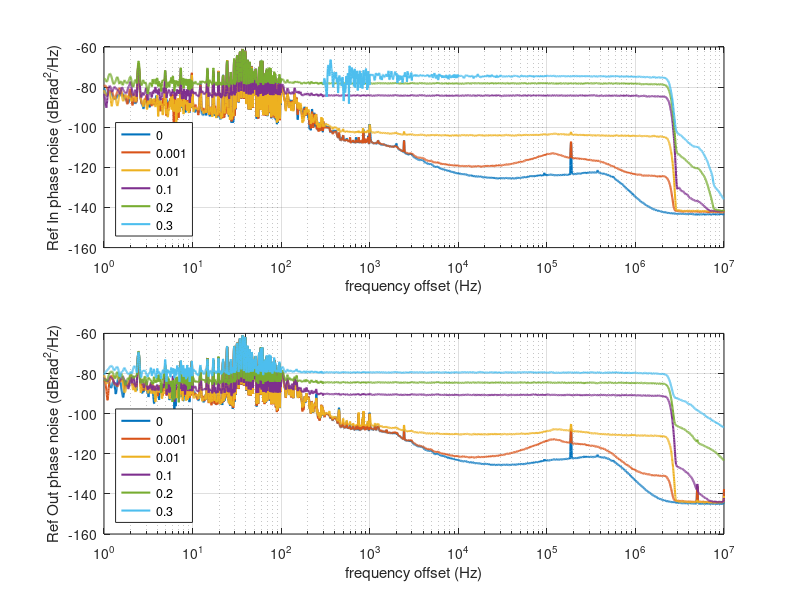

Write MATLAB code to recreate this figure.
x=load('Ref_in.DAT');
subplot(211)
for m=0:4
  semilogx(x(m*4663+1:(m+1)*4663,1),x(m*4663+1:(m+1)*4663,2)+3,'linewidth',1,'linewidth',1.5);
  hold on
  fr=x(m*3997+1:(m+1)*3997,1);
  val=x(m*3997+1:(m+1)*3997,2);
  k=find(fr>20000);k=k(1);
  val(k)+3
end
m=5;
semilogx(x(m*4663+1:end,1),x(m*4663+1:end,2)+3,'linewidth',1,'linewidth',1.5);
  hold on
  fr=x(m*3997+1:end,1);
  val=x(m*3997+1:end,2);
  k=find(fr>20000);k=k(1);
  val(k)+3
grid on
xlabel('frequency offset (Hz)');ylabel('Ref In phase noise (dBrad^2/Hz)')
legend('0','0.001','0.01','0.1','0.2','0.3','location','southwest')

x=load('Ref_out.DAT');
subplot(212)
for m=0:5
  semilogx(x(m*4663+1:(m+1)*4663,1),x(m*4663+1:(m+1)*4663,2)+3,'linewidth',1,'linewidth',1.5);
  hold on
  fr=x(m*3997+1:(m+1)*3997,1);
  val=x(m*3997+1:(m+1)*3997,2);
  k=find(fr>20000);k=k(1);
  val(k)+3
end
grid on
xlabel('frequency offset (Hz)');ylabel('Ref Out phase noise (dBrad^2/Hz)')
legend('0','0.001','0.01','0.1','0.2','0.3','location','southwest')
